Frame 1 (no input): blank canvas, image omitted
Frame 60 (the mouse pressed at the canvas centre just before this capture): blank canvas, image omitted
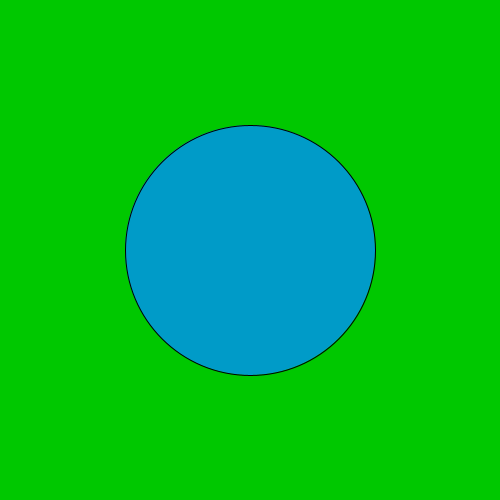
Frame 120 (the mouse held since frame 60 and released just before this capture)

The Processing sketch whose frames 1 and 60 were blank and that drew this single picture after the mouse press (run headless with seeded random() and noise(); from frame 60 on, the mouse is pressed at the canvas centre):

// Processing sketch: notes_august_30_pt1
// ── notes_august_30_pt1.pde
void setup() {
size (500,500);
background(0,200,0);
fill (0,155,255);
}

void draw() {

//refresh the background)
 background(0,200,0);
 
 //adjust the thickness of stroke based on mouseX
 //strokeWeight(mouseX/2);
 //stroke(200,0,0);
 
 
 //draw a circle at the center of the screen, use the mouseX and mouseY position
//to alter the width and height
fill(0,155,200);
ellipse(width/2,height/2, mouseX, mouseY);
  
}
